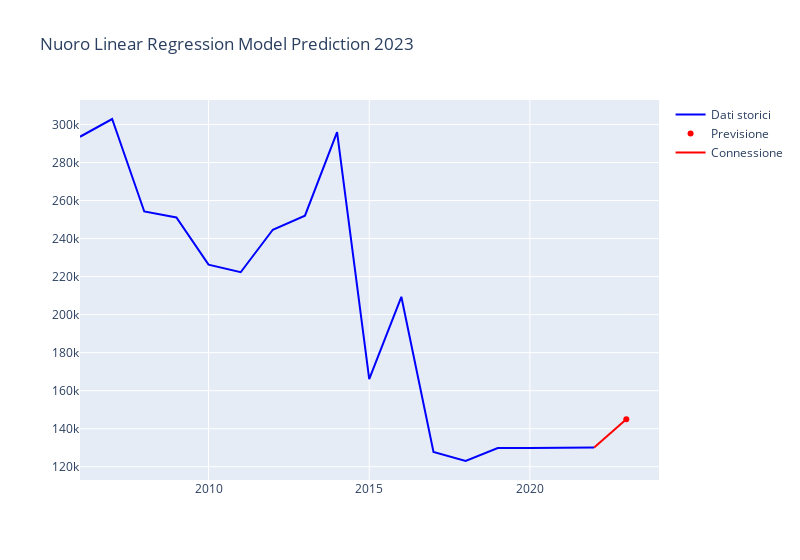

Write notebook code for a chart like this one.
### Code cell
# Crea il grafico
data = [trace1, trace2, trace3]
layout = go.Layout(title='Nuoro Linear Regression Model Prediction 2023',
                   width = 800,
                   )
fig = go.Figure(data=data, layout=layout)

# Mostra il grafico
fig.show()

### Figure 1 — Plotly figure (JSON) as saved in the notebook; plotly's stock layout.template omitted (floating-point values rounded to 4 significant figures)
{"data": [{"marker": {"color": "blue"}, "mode": "lines", "name": "Dati storici", "type": "scatter", "x": [2006, 2007, 2008, 2009, 2010, 2011, 2012, 2013, 2014, 2015, 2016, 2017, 2018, 2019, 2020, 2021, 2022], "y": [293550, 302887, 254254, 251100, 226272, 222296, 244631, 252032, 295962, 166039, 209382, 127709, 123008, 129782, 129782, 129782, 130163]}, {"marker": {"color": "red"}, "mode": "markers", "name": "Previsione", "type": "scatter", "x": [2023], "y": [144900.0]}, {"marker": {"color": "red"}, "mode": "lines", "name": "Connessione", "type": "scatter", "x": [2022, 2023], "y": [130163, 144900.0]}], "layout": {"title": {"text": "Nuoro Linear Regression Model Prediction 2023"}, "width": 800}}
